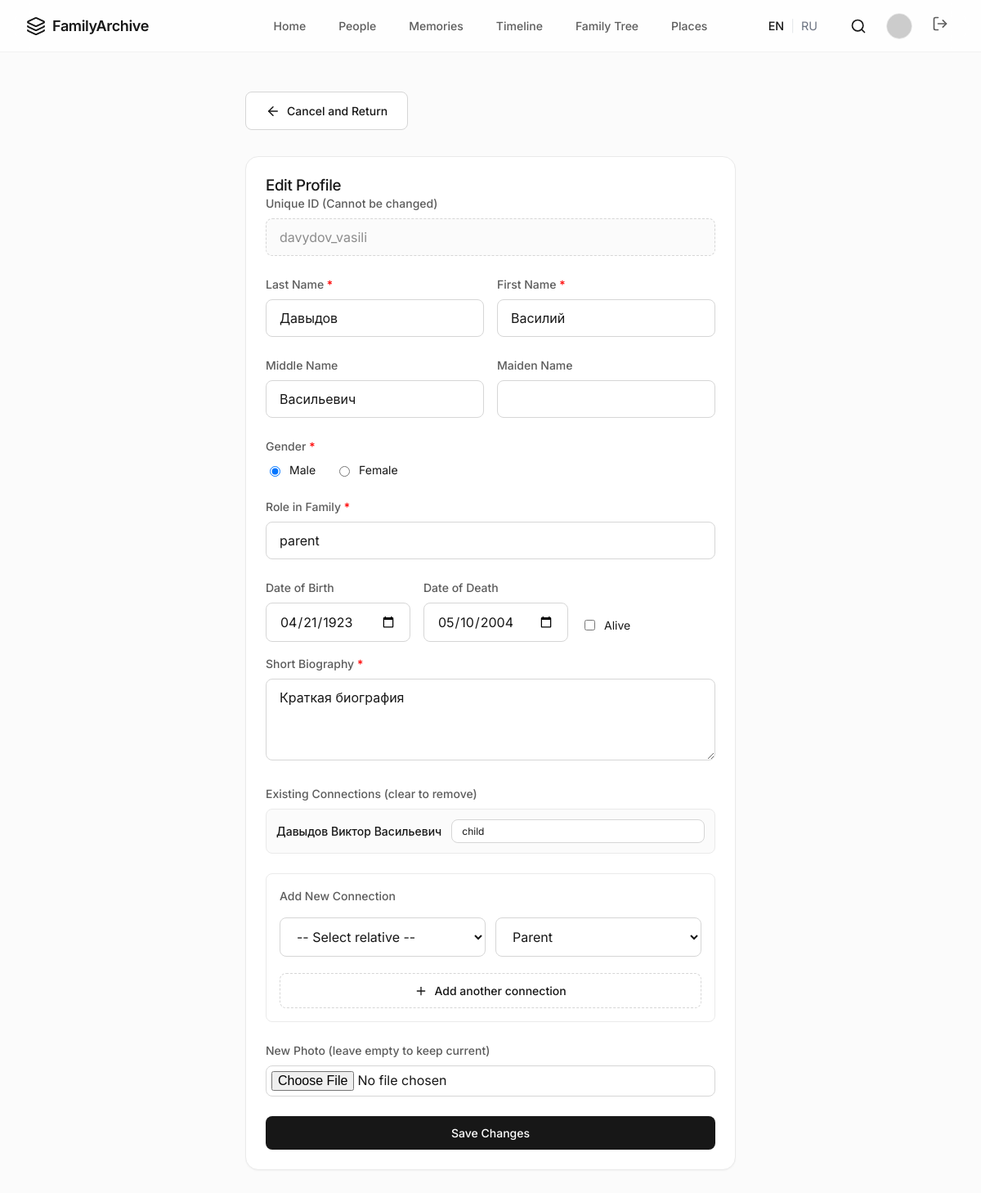
Screenshot of /edit/davydov_vasili (signed in) with the database file from the repository.
### app.py (models this page shows)
class Relative(db.Model):
    __tablename__ = 'relatives'
    id = db.Column(db.String(50), primary_key=True)
    tree_id = db.Column(db.String(36), db.ForeignKey('trees.id'), nullable=False)
    name = db.Column(db.String(100), nullable=False)
    role = db.Column(db.String(50), nullable=False)
    years = db.Column(db.String(50)) # Legacy, can keep for backup
    birth_date = db.Column(db.String(20))
    death_date = db.Column(db.String(20))
    is_alive = db.Column(db.Integer, default=1)
    bio = db.Column(db.Text)
    photo = db.Column(db.String(200))
    connections = db.Column(db.Text, default='{}')
    is_deleted = db.Column(db.Integer, default=0)
    password_hash = db.Column(db.String(200))
    email = db.Column(db.String(120), unique=True)
    is_email_verified = db.Column(db.Integer, default=0)
    invite_code = db.Column(db.String(20))
    first_name = db.Column(db.String(50))
    last_name = db.Column(db.String(50))
    patronymic = db.Column(db.String(50))
    maiden_name = db.Column(db.String(50))
    gender = db.Column(db.String(10))
    created_at = db.Column(db.DateTime, default=datetime.utcnow)

### app.py (the view, shortened to what this page needs)
@app.route('/edit/<person_id>', methods=['GET', 'POST'])
def edit_relative(person_id):
    if not g.user:
        return redirect(url_for('login'))
    tree_id = g.user['tree_id']
    person_db = Relative.query.filter_by(id=person_id, tree_id=tree_id, is_deleted=0).first()
    if not person_db:
        return "Родственник не найден", 404
    if g.user['id'] != person_id and person_db.password_hash:
        flash('У вас нет прав для редактирования профиля зарегистрированного пользователя', 'error')
        return redirect(url_for('profile', person_id=person_id))
    if not person_db:
        return "Родственник не найден", 404
    person = {
        'id': person_db.id,
        'name': person_db.name,
        'first_name': person_db.first_name,
        'last_name': person_db.last_name,
        'patronymic': person_db.patronymic,
        'maiden_name': person_db.maiden_name,
        'gender': person_db.gender,
        'role': person_db.role,
        'birth_date': person_db.birth_date,
        'death_date': person_db.death_date,
        'is_alive': person_db.is_alive,
        'years': person_db.years,
        'bio': person_db.bio,
        'photo': person_db.photo,
        'connections': json.loads(person_db.connections) if person_db.connections else {},
        'email': person_db.email
    }
    all_family = get_all_active_family(tree_id)
    if person_id in all_family:
        del all_family[person_id]
    return render_template('edit.html', person_id=person_id, person=person, all_family=all_family)

### templates/edit.html (shortened to what this page needs)
{% extends "base.html" %}
{% block content %}
<div class="section" style="max-width: 600px; margin: 0 auto;">
    <div style="margin-bottom: var(--space-8);">
        <a href="/profile/{{ person_id }}" class="btn btn-secondary" style="display: inline-flex; align-items: center;">
            <i data-lucide="arrow-left" style="margin-right: var(--space-2); width: 18px; height: 18px;"></i>
            Cancel and Return
        </a>
    </div>
    <div class="card">
        <div class="card-header">
            <h3 class="card-title">Edit Profile</h3>
        </div>
        <form action="/edit/{{ person_id }}" method="POST" enctype="multipart/form-data" class="card-body">
            <div class="form-group">
                <label for="person_id" class="form-label">Unique ID (Cannot be changed)</label>
                <input type="text" id="person_id" name="person_id" class="form-control" value="{{ person_id }}" readonly
                    style="background: var(--bg-secondary); color: var(--text-muted); cursor: not-allowed; border-style: dashed;">
            </div>
            <div style="display: grid; grid-template-columns: 1fr 1fr; gap: var(--space-4);">
                <div class="form-group">
                    <label for="last_name" class="form-label">Last Name <span style="color: red;">*</span></label>
                    <input type="text" id="last_name" name="last_name" class="form-control" value="{{ person.last_name or '' }}" required>
                </div>
                <div class="form-group">
                    <label for="first_name" class="form-label">First Name <span style="color: red;">*</span></label>
                    <input type="text" id="first_name" name="first_name" class="form-control" value="{{ person.first_name or '' }}" required>
                </div>
            </div>
            <div style="display: grid; grid-template-columns: 1fr 1fr; gap: var(--space-4);">
                <div class="form-group">
                    <label for="patronymic" class="form-label">Middle Name</label>
                    <input type="text" id="patronymic" name="patronymic" class="form-control" value="{{ person.patronymic or '' }}">
                </div>
                <div class="form-group">
                    <label for="maiden_name" class="form-label">Maiden Name</label>
                    <input type="text" id="maiden_name" name="maiden_name" class="form-control" value="{{ person.maiden_name or '' }}">
                </div>
            </div>
            <div class="form-group">
                <label class="form-label">Gender <span style="color: red;">*</span></label>
                <div style="display: flex; gap: var(--space-6); margin-top: var(--space-2);">
                    <label style="display: flex; align-items: center; gap: var(--space-2); cursor: pointer; color: var(--text-primary); font-size: var(--text-sm);">
                        <input type="radio" name="gender" value="male" {% if person.gender == 'male' %}checked{% endif %}> Male
                    </label>
                    <label style="display: flex; align-items: center; gap: var(--space-2); cursor: pointer; color: var(--text-primary); font-size: var(--text-sm);">
                        <input type="radio" name="gender" value="female" {% if person.gender == 'female' %}checked{% endif %}> Female
                    </label>
                </div>
            </div>
            <div class="form-group">
                <label for="role" class="form-label">Role in Family <span style="color: red;">*</span></label>
                <input type="text" id="role" name="role" class="form-control" value="{{ person.role }}" required>
            </div>
            <div style="display: flex; flex-wrap: wrap; gap: var(--space-4); align-items: flex-end; margin-bottom: var(--space-4);">
                <div class="form-group" style="flex: 1; margin-bottom: 0;">
                    <label for="birth_date" class="form-label">Date of Birth</label>
                    <input type="date" id="birth_date" name="birth_date" class="form-control" value="{{ person.birth_date or '' }}">
                </div>
                <div class="form-group" id="death_date_container" style="flex: 1; margin-bottom: 0; display: {% if person.is_alive %}none{% else %}block{% endif %};">
                    <label for="death_date" class="form-label">Date of Death</label>
                    <input type="date" id="death_date" name="death_date" class="form-control" value="{{ person.death_date or '' }}">
                </div>
                <div class="form-group" style="flex: 1; margin-bottom: 0; padding-bottom: 10px;">
                    <label style="display: flex; align-items: center; gap: var(--space-2); font-size: var(--text-sm); cursor: pointer; color: var(--text-primary);">
                        <input type="checkbox" name="is_alive" id="is_alive" {% if person.is_alive %}checked{% endif %} onchange="document.getElementById('death_date_container').style.display = this.checked ? 'none' : 'block';"> Alive
                    </label>
                </div>
            </div>
            <div class="form-group">
                <label for="bio" class="form-label">Short Biography <span style="color: red;">*</span></label>
                <textarea id="bio" name="bio" class="form-control" required style="min-height: 100px;">{{ person.bio }}</textarea>
            </div>
            {% if person.connections %}
            <div class="form-group" style="margin-bottom: var(--space-6);">
                <label class="form-label">Existing Connections (clear to remove)</label>
                <div style="display: flex; flex-direction: column; gap: var(--space-3); margin-top: var(--space-2);">
                    {% for conn_id, conn_role in person.connections.items() %}
                    {% if conn_id in all_family %}
                    <div style="display: flex; align-items: center; justify-content: space-between; gap: var(--space-3); background: var(--bg-secondary); border: 1px solid var(--border-light); padding: var(--space-3); border-radius: var(--radius-md);">
                        <span style="font-weight: 500; font-size: var(--text-sm); color: var(--text-primary); min-width: 150px; flex-shrink: 0;">{{ all_family[conn_id].name }}</span>
                        <input type="text" name="edit_conn_{{ conn_id }}" value="{{ conn_role }}" class="form-control" placeholder="Connection will be removed if empty" style="margin: 0; padding: 6px 12px; font-size: var(--text-xs);">
                    </div>
                    {% endif %}
                    {% endfor %}
                </div>
            </div>
            {% endif %}
            <div class="form-group" style="margin-bottom: var(--space-6); padding: var(--space-4); border: 1px solid var(--border-light); border-radius: var(--radius-md);">
                <label class="form-label" style="margin-bottom: var(--space-4);">Add New Connection</label>
                <div id="new-connections-container">
                    <div class="new-connection-row" style="display: flex; gap: var(--space-3); margin-bottom: var(--space-3);">
                        <select name="new_connection_id[]" class="form-control" style="flex: 1; margin: 0;">
                            <option value="">-- Select relative --</option>
                        </select>
                        <select name="new_connection_role[]" class="form-control" style="flex: 1; margin: 0;">
                            <option value="parent">Parent</option>
                        </select>
                    </div>
                </div>
                <button type="button" class="btn btn-secondary" onclick="addConnectionRow()" style="margin-top: var(--space-2); width: 100%; border-style: dashed;">
                    <i data-lucide="plus" style="width: 16px; height: 16px; margin-right: var(--space-2);"></i> Add another connection
                </button>
            </div>
            <div class="form-group">
                <label for="photo" class="form-label">New Photo (leave empty to keep current)</label>
                <input type="file" id="photo" name="photo" accept="image/*" class="form-control" style="padding: 6px;">
            </div>
            <button type="submit" class="btn btn-primary" style="width: 100%;">Save Changes</button>
        </form>
    </div>
</div>
{% endblock %}

### static/css/design-system.css (style rules this page uses)
:root { --bg-primary: #ffffff; --bg-secondary: #fbfbfb; --bg-tertiary: #f2f2f2; --bg-accent: #f5f5f5; --text-primary: #171717; --text-secondary: #5c5c5c; --text-muted: #8c8c8c; --border-light: #eaeaea; --border-medium: #d6d6d6; --accent-color: #171717; --accent-hover: #333333; --success: #2e8b57; --danger: #d9534f; --warning: #f0ad4e; --info: #3b6ff5; --font-family: 'Inter', -apple-system, BlinkMacSystemFont, "Segoe UI", Roboto, sans-serif; --text-xs: 0.75rem; --text-sm: 0.875rem; --text-base: 1rem; --text-lg: 1.125rem; --text-xl: 1.25rem; --text-2xl: 1.5rem; --text-3xl: 2rem; --text-4xl: 2.5rem; --text-5xl: 3.5rem; --space-1: 0.25rem; --space-2: 0.5rem; --space-3: 0.75rem; --space-4: 1rem; --space-6: 1.5rem; --space-8: 2rem; --space-12: 3rem; --space-16: 4rem; --space-24: 6rem; --radius-sm: 4px; --radius-md: 8px; --radius-lg: 16px; --radius-xl: 24px; --radius-full: 9999px; --shadow-sm: 0 1px 2px rgba(0, 0, 0, 0.04); --shadow-md: 0 4px 12px rgba(0, 0, 0, 0.05); --shadow-lg: 0 10px 25px rgba(0, 0, 0, 0.06); --transition-fast: 0.15s ease; --transition-base: 0.25s ease; }
*, *::before, *::after { box-sizing: border-box; }
body { background-color: var(--bg-secondary); font-family: var(--font-family); color: var(--text-primary); line-height: 1.5; margin: 0; -webkit-font-smoothing: antialiased; -moz-osx-font-smoothing: grayscale; }
h1, h2, h3, h4, h5, h6 { margin: 0; font-weight: 500; line-height: 1.2; color: var(--text-primary); letter-spacing: -0.02em; }
a { color: inherit; text-decoration: none; transition: color var(--transition-fast); }
button, input, textarea, select { font-family: inherit; }

### static/css/layout.css (style rules this page uses)
.section { margin-bottom: var(--space-24); }

### static/css/components.css (style rules this page uses)
.card { background: var(--bg-primary); border: 1px solid var(--border-light); border-radius: var(--radius-lg); padding: var(--space-6); box-shadow: var(--shadow-sm); transition: box-shadow var(--transition-base), border-color var(--transition-base); }
.btn { display: inline-flex; align-items: center; justify-content: center; padding: var(--space-3) var(--space-6); border-radius: var(--radius-md); font-size: var(--text-sm); font-weight: 500; cursor: pointer; border: none; transition: all var(--transition-fast); text-decoration: none; }
.btn-primary { background-color: var(--accent-color); color: #ffffff; }
.btn-secondary { background-color: var(--bg-primary); color: var(--text-primary); border: 1px solid var(--border-medium); }
.form-group { margin-bottom: var(--space-6); }
.form-label { display: block; font-size: var(--text-sm); font-weight: 500; color: var(--text-secondary); margin-bottom: var(--space-2); }
.form-control { width: 100%; padding: var(--space-3) var(--space-4); font-size: var(--text-base); color: var(--text-primary); background-color: var(--bg-primary); border: 1px solid var(--border-medium); border-radius: var(--radius-md); transition: border-color var(--transition-fast), box-shadow var(--transition-fast); }

### rows the page displays
Relative: last_name "Давыдов", first_name "Василий", patronymic "Васильевич", gender "☑ Male", gender "☐ Female", role "parent", birth_date "04/21/1923", death_date "05/10/2004", bio "Краткая биография"
Relative: name "Давыдов Виктор Васильевич"
